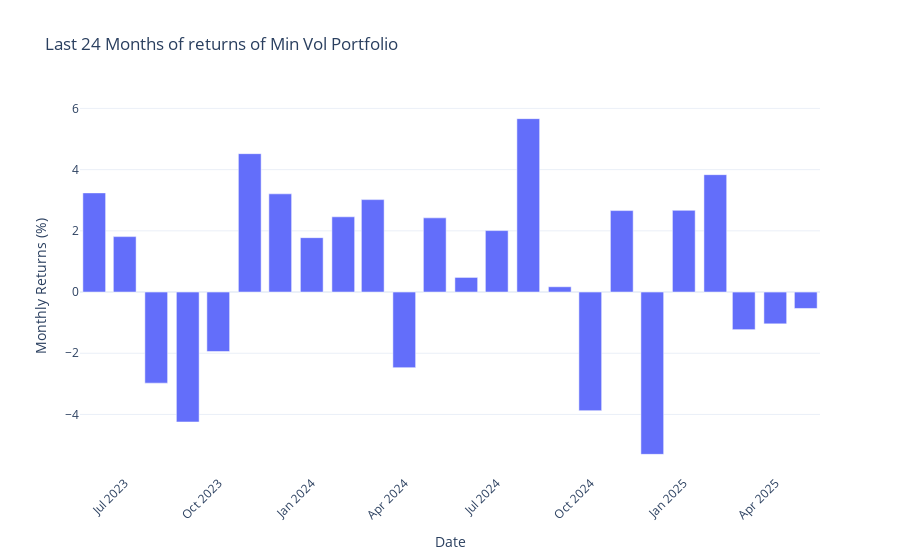

Notebook code cell kept with this figure:
### Code cell
plot_monthly_cumulative_returns(monthly_statistics_df = Min_Vol_monthly_statistics,
                                lookback_period = 24,
                                chart_title = "Last 24 Months of returns of Min Vol Portfolio")

### Figure 1 — Plotly figure (JSON) as saved in the notebook; plotly's stock layout.template omitted (floating-point values rounded to 4 significant figures)
{"data": [{"alignmentgroup": "True", "hovertemplate": "Date=%{x}<br>Monthly Returns (%)=%{y}<extra></extra>", "legendgroup": "", "marker": {"color": "#636efa", "pattern": {"shape": ""}}, "name": "", "offsetgroup": "", "orientation": "v", "showlegend": false, "textposition": "auto", "type": "bar", "x": ["2023-06-01T00:00:00", "2023-07-01T00:00:00", "2023-08-01T00:00:00", "2023-09-01T00:00:00", "2023-10-01T00:00:00", "2023-11-01T00:00:00", "2023-12-01T00:00:00", "2024-01-01T00:00:00", "2024-02-01T00:00:00", "2024-03-01T00:00:00", "2024-04-01T00:00:00", "2024-05-01T00:00:00", "2024-06-01T00:00:00", "2024-07-01T00:00:00", "2024-08-01T00:00:00", "2024-09-01T00:00:00", "2024-10-01T00:00:00", "2024-11-01T00:00:00", "2024-12-01T00:00:00", "2025-01-01T00:00:00", "2025-02-01T00:00:00", "2025-03-01T00:00:00", "2025-04-01T00:00:00", "2025-05-01T00:00:00"], "xaxis": "x", "y": [3.239, 1.811, -2.976, -4.244, -1.944, 4.521, 3.209, 1.777, 2.458, 3.02, -2.469, 2.424, 0.4779, 2.008, 5.665, 0.1728, -3.874, 2.661, -5.302, 2.67, 3.835, -1.229, -1.038, -0.536], "yaxis": "y"}], "layout": {"barmode": "relative", "legend": {"tracegroupgap": 0}, "title": {"text": "Last 24 Months of returns of Min Vol Portfolio"}, "xaxis": {"anchor": "y", "domain": [0, 1], "tickangle": -45, "title": {"text": "Date"}}, "yaxis": {"anchor": "x", "domain": [0, 1], "title": {"text": "Monthly Returns (%)"}}}}
